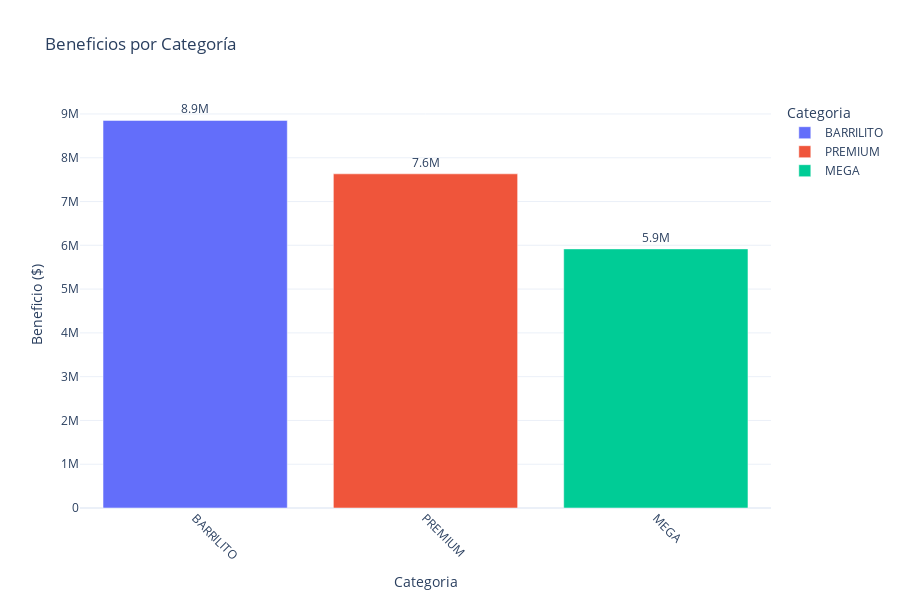

Notebook source saved alongside this figure:
### Code cell
# Beneficios por tipo de categoria
visualizar_beneficios_interactivo(ventas_completa, agrupador="categoria", titulo="Beneficios por Categoría")

### Figure 1 — Plotly figure (JSON) as saved in the notebook; plotly's stock layout.template omitted (floating-point values rounded to 4 significant figures)
{"data": [{"alignmentgroup": "True", "hovertemplate": "Categoria=%{x}<br>Beneficio ($)=%{text}<extra></extra>", "legendgroup": "BARRILITO", "marker": {"color": "#636efa", "pattern": {"shape": ""}}, "name": "BARRILITO", "offsetgroup": "BARRILITO", "orientation": "v", "showlegend": true, "text": [8853150], "textposition": "outside", "texttemplate": "%{text:.2s}", "type": "bar", "x": ["BARRILITO"], "xaxis": "x", "y": [8853150], "yaxis": "y"}, {"alignmentgroup": "True", "hovertemplate": "Categoria=%{x}<br>Beneficio ($)=%{text}<extra></extra>", "legendgroup": "PREMIUM", "marker": {"color": "#EF553B", "pattern": {"shape": ""}}, "name": "PREMIUM", "offsetgroup": "PREMIUM", "orientation": "v", "showlegend": true, "text": [7632700], "textposition": "outside", "texttemplate": "%{text:.2s}", "type": "bar", "x": ["PREMIUM"], "xaxis": "x", "y": [7632700], "yaxis": "y"}, {"alignmentgroup": "True", "hovertemplate": "Categoria=%{x}<br>Beneficio ($)=%{text}<extra></extra>", "legendgroup": "MEGA", "marker": {"color": "#00cc96", "pattern": {"shape": ""}}, "name": "MEGA", "offsetgroup": "MEGA", "orientation": "v", "showlegend": true, "text": [5918600], "textposition": "outside", "texttemplate": "%{text:.2s}", "type": "bar", "x": ["MEGA"], "xaxis": "x", "y": [5918600], "yaxis": "y"}], "layout": {"barmode": "relative", "height": 600, "legend": {"title": {"text": "Categoria"}, "tracegroupgap": 0}, "showlegend": true, "title": {"text": "Beneficios por Categoría"}, "xaxis": {"anchor": "y", "categoryarray": ["BARRILITO", "PREMIUM", "MEGA"], "categoryorder": "array", "domain": [0, 1], "tickangle": 45, "title": {"text": "Categoria"}}, "yaxis": {"anchor": "x", "domain": [0, 1], "title": {"text": "Beneficio ($)"}}}}
